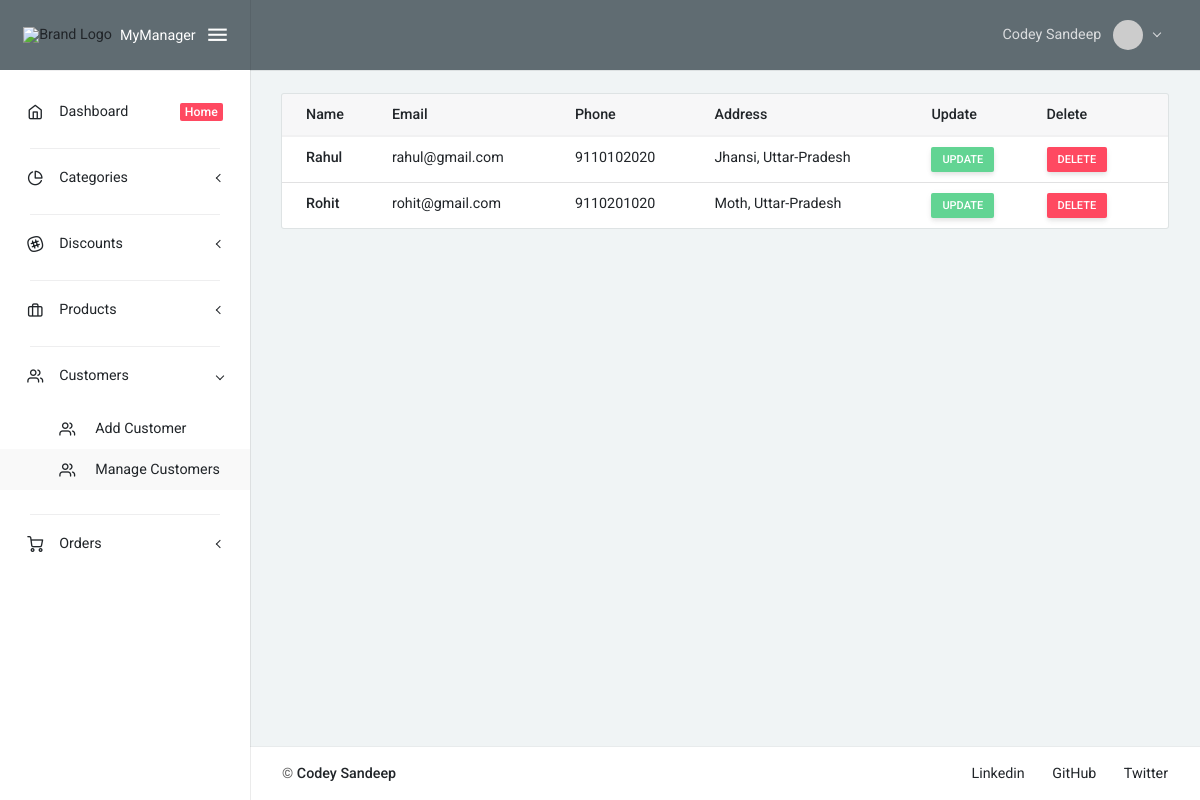
The page /customers/ (signed in) on the database its author committed.
### cmsApp/models.py (models this page shows, shortened)
class Customer(models.Model):
    id = models.AutoField(primary_key=True)
    name = models.CharField(max_length=235, null=True)
    email = models.EmailField(max_length=235, null=True)
    phone = models.CharField(max_length=235, null=True)
    address = models.CharField(max_length=235, null=True)
    date_created = models.DateTimeField(auto_now_add=True)
    class Meta:
        verbose_name_plural = "4. Total Customers"

### cmsApp/views.py (the view)
# urls.py: path('customers/', CustomersPageView, name="customers_page"),
@login_required(login_url="login_page")
def CustomersPageView(request):
    customers = Customer.objects.all()
    context = {
        "customers": customers,
    }
    return render(request, 'customers_page.html', context)

### cmsApp/templates/customers_page.html (shortened to what this page needs)
{% extends 'base.html' %}
{% block body %}
<div class="card">
    <table class="table card-table">
        <thead class="thead-light">
            <tr>
                <th>Name</th>
                <th>Email</th>
                <th>Phone</th>
                <th>Address</th>
                <th>Update</th>
                <th>Delete</th>
            </tr>
        </thead>
        <tbody>
            {% for customer in customers %}
            <tr>
                <th>{{customer.name}}</th>
                <td>{{customer.email}}</td>
                <td>{{customer.phone}}</td>
                <td>{{customer.address}}</td>
                <td>
                    <a href="{% url 'update_customer_page' customer.id %}" class="btn btn-success btn-sm">Update</a>
                </td>
                <td>
                    <a href="{% url 'delete_customer_page' customer.id %}" class="btn btn-danger btn-sm">Delete</a>
                </td>
            </tr>
            {% endfor %}
        </tbody>
    </table>
</div>
{% endblock body %}

### templates/components/navbar.html (shortened to what this page needs)
{% load static %}
<nav class="layout-navbar navbar navbar-expand-lg align-items-lg-center bg-dark container-p-x" id="layout-navbar">
    <div class="navbar-collapse collapse" id="layout-navbar-collapse">
        <div class="navbar-nav align-items-lg-center ml-auto nav-profile">
            <div class="demo-navbar-user nav-item dropdown">
                <a class="nav-link dropdown-toggle" href="#" data-toggle="dropdown">
                    {% if request.user.first_name and request.user.last_name %}
                    <span class="d-inline-flex flex-lg-row-reverse align-items-center align-middle">
                        <img src="https://i.pravatar.cc/300" alt="Random Image" class="d-block ui-w-30 rounded-circle">
                        <span class="px-1 mr-lg-2 ml-2 ml-lg-0">{{request.user.first_name}}
                            {{request.user.last_name}}</span>
                    </span>
                    {% else %}
                    <span class="d-inline-flex flex-lg-row-reverse align-items-center align-middle">
                        <img src="https://i.pravatar.cc/300" alt="Random Image" class="d-block ui-w-30 rounded-circle">
                        <span class="px-1 mr-lg-2 ml-2 ml-lg-0">Codey Sandeep</span>
                    </span>
                    {% endif %}
                </a>
            </div>
        </div>
    </div>
</nav>

### static/css/uikit.css (style rules this page uses)
.ui-w-30 { width: 30px !important; height: auto; }

### static/css/style.css (style rules this page uses)
.card { overflow: scroll; }

### rows shown on the page
Customer: name "Rahul", email "rahul@gmail.com", phone "9110102020", address "Jhansi, Uttar-Pradesh"
Customer: name "Rohit", email "rohit@gmail.com", phone "9110201020", address "Moth, Uttar-Pradesh"

### other values the page prints
{{ request.user.first_name }} "Codey"
{{ request.user.last_name }} "Sandeep"
